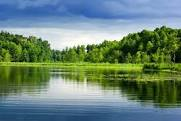
#> input picture 24 Kasım Son Günü Olan Ödev/view.jpg, 181 x 121 px
$ jupyter execute 'Gamma Transformation.ipynb'
#> lines starting #> are read from the running program, lines starting #| are printed output that depends on the picture
[cell 1]
from __future__ import print_function
import numpy as np
import argparse
import cv2
def adjust_gamma(image, gamma=1.0):
    invGamma = 1.0 / gamma
    table = np.array([((i / 255.0) ** invGamma) * 255
        for i in np.arange(0, 256)]).astype("uint8")
    return cv2.LUT(image, table)

original = cv2.imread('view.jpg')
#> original is the input picture: shape (121, 181, 3); mean B, G, R 116.8, 131.3, 104.5

for gamma in np.arange(3.0, 5.1, 1):
    if gamma == 1:
        continue
    gamma = gamma if gamma > 0 else 0.1
    adjusted = adjust_gamma(original, gamma=gamma)
    cv2.putText(adjusted, "g={}".format(gamma), (10, 30),
        cv2.FONT_HERSHEY_SIMPLEX, 0.8, (0, 0, 255), 3)
    cv2.imshow("Images", np.hstack([original, adjusted]))
    cv2.waitKey(0)
#> this loop made 3 passes
#> pass 1, `adjusted = adjust_gamma(original, gamma=gamma)`:
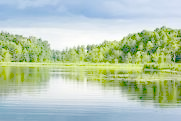
#> adjusted: shape (121, 181, 3); mean B, G, R 174.9, 199.9, 181.5
#> pass 1, `cv2.imshow("Images", np.hstack([original, adjusted]))`:
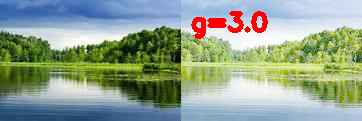
#> window 'Images': shape (121, 362, 3); mean B, G, R 141.3, 161.3, 144.1
#> pass 2, `adjusted = adjust_gamma(original, gamma=gamma)`:
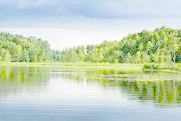
#> adjusted: shape (121, 181, 3); mean B, G, R 187.4, 211.9, 196.5
#> pass 2, `cv2.imshow("Images", np.hstack([original, adjusted]))`:
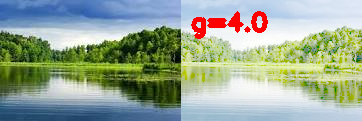
#> window 'Images': shape (121, 362, 3); mean B, G, R 147.6, 167.3, 151.3
#> after the loop:
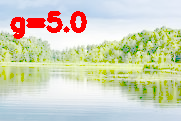
#> adjusted: shape (121, 181, 3); mean B, G, R 186.1, 210.2, 207.9

$ run again, with 24 Kasım Son Günü Olan Ödev/brain.jpg copied over 24 Kasım Son Günü Olan Ödev/view.jpg
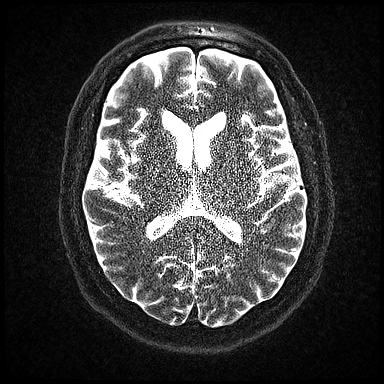
#> input picture 24 Kasım Son Günü Olan Ödev/brain.jpg, 384 x 384 px
#> original is the input picture: shape (384, 384, 3); min 0, max 255, mean 58.7
#> the loop `for gamma in np.arange(3.0, 5.1, 1):` made 3 passes
#> pass 1, `cv2.imshow("Images", np.hstack([original, adjusted]))`:
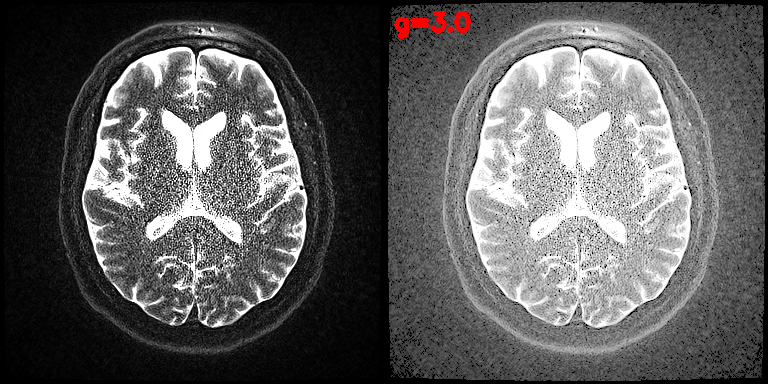
#> window 'Images': shape (384, 768, 3); mean B, G, R 92, 92, 92.7
#> after the loop `for gamma in np.arange(3.0, 5.1, 1):`:
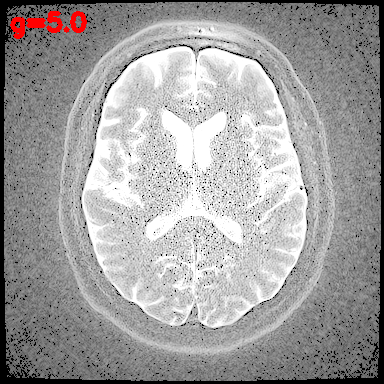
#> adjusted: shape (384, 384, 3); mean B, G, R 157.9, 157.9, 159.4

$ run again, with 24 Kasım Son Günü Olan Ödev/moon.jpg copied over 24 Kasım Son Günü Olan Ödev/view.jpg
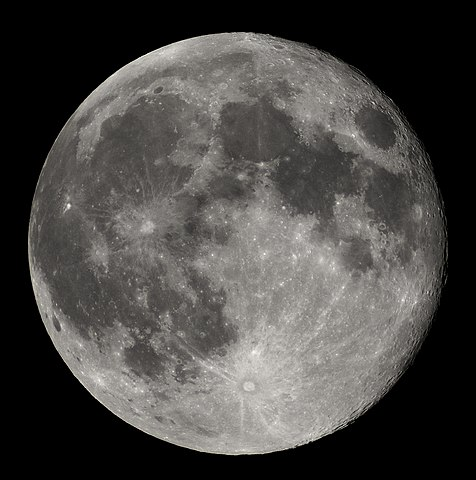
#> input picture 24 Kasım Son Günü Olan Ödev/moon.jpg, 476 x 480 px
#> original is the input picture: shape (480, 476, 3); mean B, G, R 68.8, 71.2, 73.2
#> the loop `for gamma in np.arange(3.0, 5.1, 1):` made 3 passes
#> pass 1, `cv2.imshow("Images", np.hstack([original, adjusted]))`:
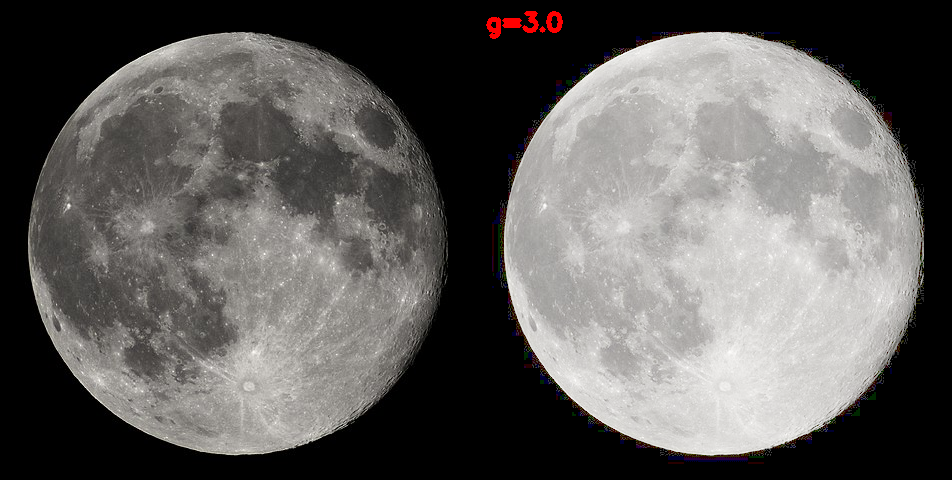
#> window 'Images': shape (480, 952, 3); mean B, G, R 93.1, 95, 97.2
#> pass 2, `adjusted = adjust_gamma(original, gamma=gamma)`:
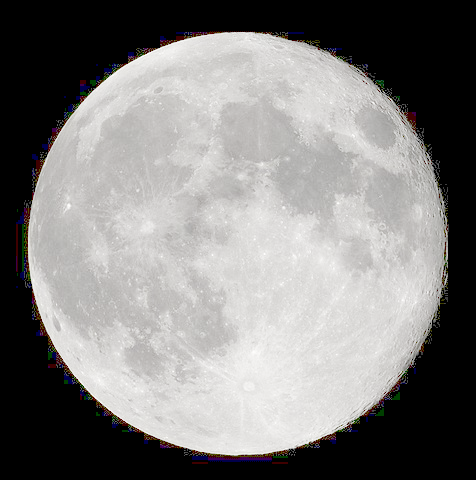
#> adjusted: shape (480, 476, 3); mean B, G, R 126.2, 127.4, 128.7
